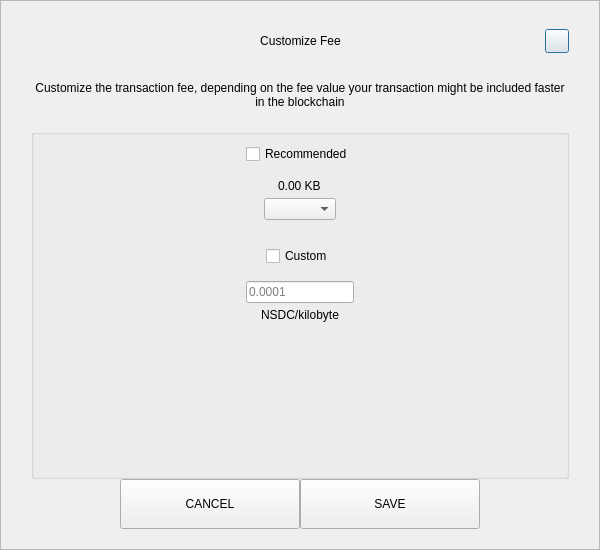
<?xml version="1.0" encoding="UTF-8"?>
<ui version="4.0">
 <class>SendCustomFeeDialog</class>
 <widget class="QDialog" name="SendCustomFeeDialog">
  <property name="geometry">
   <rect>
    <x>0</x>
    <y>0</y>
    <width>600</width>
    <height>550</height>
   </rect>
  </property>
  <property name="windowTitle">
   <string>Form</string>
  </property>
  <layout class="QVBoxLayout" name="verticalLayout_3">
   <property name="spacing">
    <number>0</number>
   </property>
   <property name="leftMargin">
    <number>0</number>
   </property>
   <property name="topMargin">
    <number>0</number>
   </property>
   <property name="rightMargin">
    <number>0</number>
   </property>
   <property name="bottomMargin">
    <number>0</number>
   </property>
   <item>
    <widget class="QFrame" name="frame">
     <property name="styleSheet">
      <string notr="true"/>
     </property>
     <property name="frameShape">
      <enum>QFrame::StyledPanel</enum>
     </property>
     <property name="frameShadow">
      <enum>QFrame::Raised</enum>
     </property>
     <layout class="QVBoxLayout" name="verticalLayout_2">
      <property name="spacing">
       <number>0</number>
      </property>
      <property name="leftMargin">
       <number>30</number>
      </property>
      <property name="topMargin">
       <number>20</number>
      </property>
      <property name="rightMargin">
       <number>30</number>
      </property>
      <property name="bottomMargin">
       <number>20</number>
      </property>
      <item>
       <layout class="QHBoxLayout" name="horizontalLayout_3">
        <property name="spacing">
         <number>0</number>
        </property>
        <item>
         <spacer name="horizontalSpacer_21">
          <property name="orientation">
           <enum>Qt::Horizontal</enum>
          </property>
          <property name="sizeHint" stdset="0">
           <size>
            <width>40</width>
            <height>20</height>
           </size>
          </property>
         </spacer>
        </item>
        <item>
         <widget class="QLabel" name="labelTitle">
          <property name="minimumSize">
           <size>
            <width>0</width>
            <height>40</height>
           </size>
          </property>
          <property name="maximumSize">
           <size>
            <width>16777215</width>
            <height>40</height>
           </size>
          </property>
          <property name="styleSheet">
           <string notr="true">padding-left:24px;</string>
          </property>
          <property name="text">
           <string>Customize Fee</string>
          </property>
          <property name="alignment">
           <set>Qt::AlignCenter</set>
          </property>
          <property name="margin">
           <number>7</number>
          </property>
         </widget>
        </item>
        <item>
         <spacer name="horizontalSpacer">
          <property name="orientation">
           <enum>Qt::Horizontal</enum>
          </property>
          <property name="sizeHint" stdset="0">
           <size>
            <width>40</width>
            <height>20</height>
           </size>
          </property>
         </spacer>
        </item>
        <item>
         <widget class="QPushButton" name="btnEsc">
          <property name="minimumSize">
           <size>
            <width>24</width>
            <height>24</height>
           </size>
          </property>
          <property name="maximumSize">
           <size>
            <width>24</width>
            <height>24</height>
           </size>
          </property>
          <property name="text">
           <string/>
          </property>
         </widget>
        </item>
       </layout>
      </item>
      <item>
       <spacer name="verticalSpacer_2">
        <property name="orientation">
         <enum>Qt::Vertical</enum>
        </property>
        <property name="sizeType">
         <enum>QSizePolicy::Fixed</enum>
        </property>
        <property name="sizeHint" stdset="0">
         <size>
          <width>20</width>
          <height>20</height>
         </size>
        </property>
       </spacer>
      </item>
      <item>
       <widget class="QLabel" name="labelMessage">
        <property name="text">
         <string>Customize the transaction fee, depending on the fee value your transaction might be included faster in the blockchain</string>
        </property>
        <property name="alignment">
         <set>Qt::AlignCenter</set>
        </property>
        <property name="wordWrap">
         <bool>true</bool>
        </property>
       </widget>
      </item>
      <item>
       <spacer name="verticalSpacer_3">
        <property name="orientation">
         <enum>Qt::Vertical</enum>
        </property>
        <property name="sizeType">
         <enum>QSizePolicy::Fixed</enum>
        </property>
        <property name="sizeHint" stdset="0">
         <size>
          <width>20</width>
          <height>20</height>
         </size>
        </property>
       </spacer>
      </item>
      <item>
       <widget class="QGroupBox" name="groupBox">
        <property name="title">
         <string/>
        </property>
        <layout class="QVBoxLayout" name="verticalLayout">
         <property name="leftMargin">
          <number>12</number>
         </property>
         <property name="rightMargin">
          <number>12</number>
         </property>
         <item>
          <layout class="QVBoxLayout" name="verticalLayout_4">
           <property name="spacing">
            <number>5</number>
           </property>
           <item alignment="Qt::AlignHCenter">
            <widget class="QCheckBox" name="checkBoxRecommended">
             <property name="text">
              <string>Recommended</string>
             </property>
            </widget>
           </item>
           <item>
            <spacer name="verticalSpacer_5">
             <property name="orientation">
              <enum>Qt::Vertical</enum>
             </property>
             <property name="sizeType">
              <enum>QSizePolicy::Fixed</enum>
             </property>
             <property name="sizeHint" stdset="0">
              <size>
               <width>20</width>
               <height>10</height>
              </size>
             </property>
            </spacer>
           </item>
           <item alignment="Qt::AlignHCenter">
            <widget class="QLabel" name="labelFee">
             <property name="text">
              <string>0.00 KB</string>
             </property>
            </widget>
           </item>
           <item alignment="Qt::AlignHCenter">
            <widget class="QComboBox" name="comboBoxRecommended"/>
           </item>
          </layout>
         </item>
         <item>
          <spacer name="verticalSpacer">
           <property name="orientation">
            <enum>Qt::Vertical</enum>
           </property>
           <property name="sizeType">
            <enum>QSizePolicy::Fixed</enum>
           </property>
           <property name="sizeHint" stdset="0">
            <size>
             <width>20</width>
             <height>20</height>
            </size>
           </property>
          </spacer>
         </item>
         <item>
          <layout class="QVBoxLayout" name="verticalLayout_5">
           <property name="spacing">
            <number>5</number>
           </property>
           <item alignment="Qt::AlignHCenter">
            <widget class="QCheckBox" name="checkBoxCustom">
             <property name="text">
              <string>Custom</string>
             </property>
            </widget>
           </item>
           <item>
            <spacer name="verticalSpacer_6">
             <property name="orientation">
              <enum>Qt::Vertical</enum>
             </property>
             <property name="sizeType">
              <enum>QSizePolicy::Fixed</enum>
             </property>
             <property name="sizeHint" stdset="0">
              <size>
               <width>20</width>
               <height>10</height>
              </size>
             </property>
            </spacer>
           </item>
           <item alignment="Qt::AlignHCenter">
            <widget class="QLineEdit" name="lineEditCustomFee">
             <property name="placeholderText">
              <string notr="true">0.0001</string>
             </property>
            </widget>
           </item>
           <item alignment="Qt::AlignHCenter">
            <widget class="QLabel" name="labelCustomFee">
             <property name="text">
              <string>NSDC/kilobyte</string>
             </property>
            </widget>
           </item>
          </layout>
         </item>
         <item>
          <spacer name="verticalSpacer_4">
           <property name="orientation">
            <enum>Qt::Vertical</enum>
           </property>
           <property name="sizeHint" stdset="0">
            <size>
             <width>20</width>
             <height>40</height>
            </size>
           </property>
          </spacer>
         </item>
        </layout>
       </widget>
      </item>
      <item>
       <layout class="QHBoxLayout" name="horizontalLayout" stretch="1,2,2,1">
        <item>
         <spacer name="horizontalSpacer1">
          <property name="orientation">
           <enum>Qt::Horizontal</enum>
          </property>
          <property name="sizeHint" stdset="0">
           <size>
            <width>40</width>
            <height>20</height>
           </size>
          </property>
         </spacer>
        </item>
        <item>
         <widget class="QPushButton" name="btnCancel">
          <property name="minimumSize">
           <size>
            <width>180</width>
            <height>50</height>
           </size>
          </property>
          <property name="focusPolicy">
           <enum>Qt::NoFocus</enum>
          </property>
          <property name="text">
           <string>CANCEL</string>
          </property>
         </widget>
        </item>
        <item>
         <widget class="QPushButton" name="btnSave">
          <property name="minimumSize">
           <size>
            <width>180</width>
            <height>50</height>
           </size>
          </property>
          <property name="focusPolicy">
           <enum>Qt::NoFocus</enum>
          </property>
          <property name="text">
           <string>SAVE</string>
          </property>
         </widget>
        </item>
        <item>
         <spacer name="horizontalSpacer_2">
          <property name="orientation">
           <enum>Qt::Horizontal</enum>
          </property>
          <property name="sizeHint" stdset="0">
           <size>
            <width>40</width>
            <height>20</height>
           </size>
          </property>
         </spacer>
        </item>
       </layout>
      </item>
     </layout>
    </widget>
   </item>
  </layout>
 </widget>
 <resources/>
 <connections/>
</ui>
